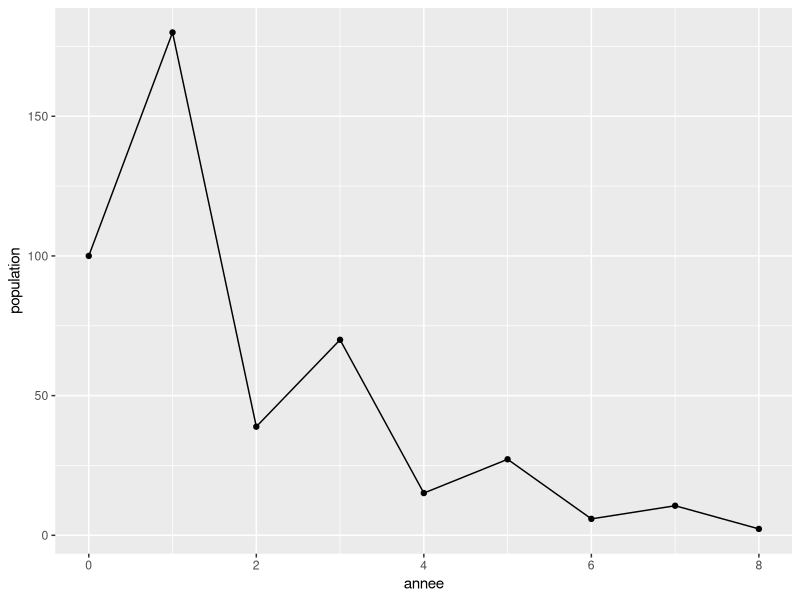
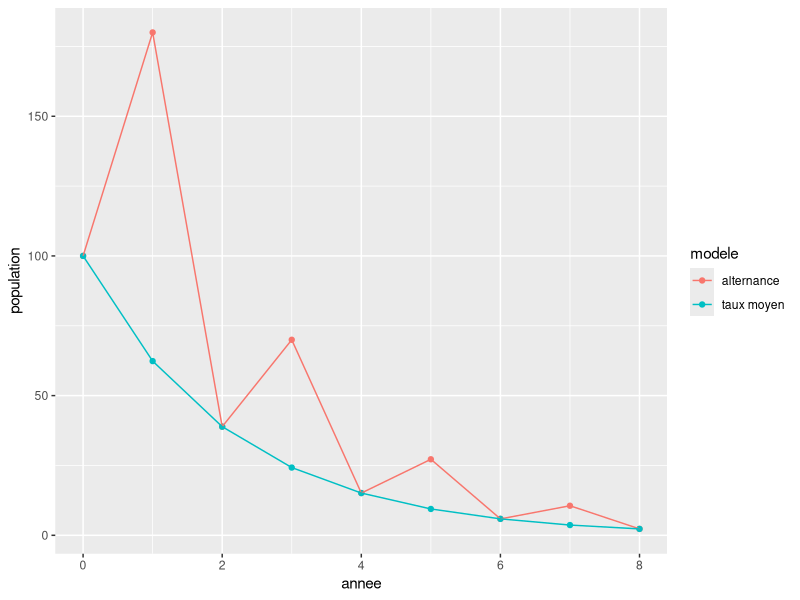
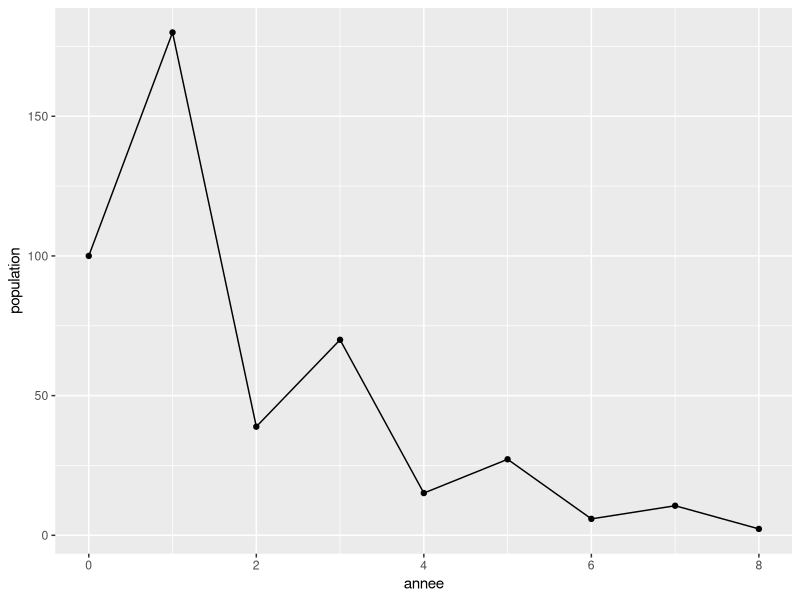

The R source for these figures, in order:
setwd(dirname(rstudioapi::getActiveDocumentContext()$path))

# Exercice 5.1 ----
fun_efficacite <- function(annee, periode) {
  e_p <- 0.99 # Réduction des larves en absence de pommes de terre
  if (annee == 0){
    resultat = NA
    } else if (annee %% periode == 0) {
      resultat <- e_p # Année à céréales
      } else {
        resultat <- 0 # Année à pommes de terre
        }
  return(resultat)
  }

annee_1 <- fun_efficacite(annee = 1, periode = 2)
annee_2 <- fun_efficacite(annee = 2, periode = 2)
annee_3 <- fun_efficacite(annee = 3, periode = 2)
annee_4 <- fun_efficacite(annee = 4, periode = 2)

# Exercice 5.2 ----
library(tidyverse)

# Q 5.2.1
f <- 800
s_a <- 0.2
s_o <- 0.02
s_l <- 0.1

# Q 5.2.2
donnee_1 <- tibble(annee = 0:8,
                      efficacite = c(NA, rep(c(0, 0.99),4)))

# Q 5.2.3
donnee_1 <- tibble(annee = 0:8) %>%
  mutate(efficacite = map_dbl(annee, fun_efficacite, periode = 2))

# alternative non recommandée
# rowwise() allows you to compute on a data frame a row-at-a-time.
# This is most useful when a vectorised function doesn't exist.
# donnee_1 <- tibble(annee = 0:8) %>%
# rowwise() %>%
# mutate(efficacite = fun_efficacite(annee, 2)) %>%
# ungroup()

# Avec map, c'est une liste qu'on obtient
# > glimpse(donnee_1)
# Rows: 9
# Columns: 2
# $ annee <int> 0, 1, 2, 3, 4, 5, 6, 7, 8
# $ efficacite <list> NA, 0, 0.99, 0, 0.99, 0, 0.99, 0, 0.99

# Q 5.2.4
donnee_2 <- donnee_1 %>%
  mutate(raison = s_a + f * s_o * s_l * (1 - efficacite))

# Q 5.2.5
donnee_3 <- donnee_2 %>%
  mutate(population = c(100, rep(NA, 8)))

# Q 5.2.6
for (ligne in 2:9){
  donnee_3[ligne, 4] = donnee_3[ligne-1, 4] * donnee_3[ligne, 3]
  }

# Q 5.2.7
ggplot(donnee_3) +
  aes(x = annee,
         y = population) +
  geom_point() +
  geom_line()

ggsave("tibble.png")

# Exercice 5.3 ----
# Q 5.3.1
donnee_4 <- donnee_3 %>%
  filter(!is.na(raison))
# ou
donnee_4 <- drop_na(donnee_3)

# Q 5.3.2 puzzle
raison_huit_ans <- donnee_4 %>%
  summarise(raison_moyenne = prod(raison)^(1/8)) %>%
  pull(raison_moyenne)

# Q 5.3.3
vecteur_population = numeric(9)
vecteur_population[1] <- 100
for (annee in 2:9){
  vecteur_population[annee] = vecteur_population[annee-1] * raison_huit_ans
  }

# Q 5.3.4
donnee_5 <- tibble(annee = 0:8,
                      raison = rep(raison_huit_ans, 9),
                      population = vecteur_population)

# Q 5.3.5
donnee_4b <- mutate(donnee_3, modele = "alternance")
donnee_5b <- mutate(donnee_5, modele = "taux moyen")
donnee_plot <- bind_rows(donnee_4b, donnee_5b)

ggplot(data = donnee_plot) +
  aes(x = annee,
         y = population,
         color = modele) +
  geom_point() +
  geom_line()
